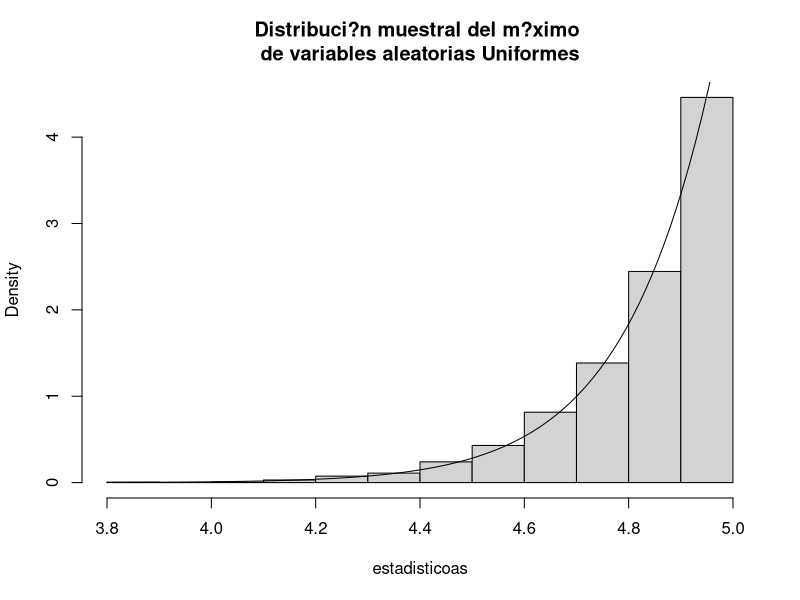
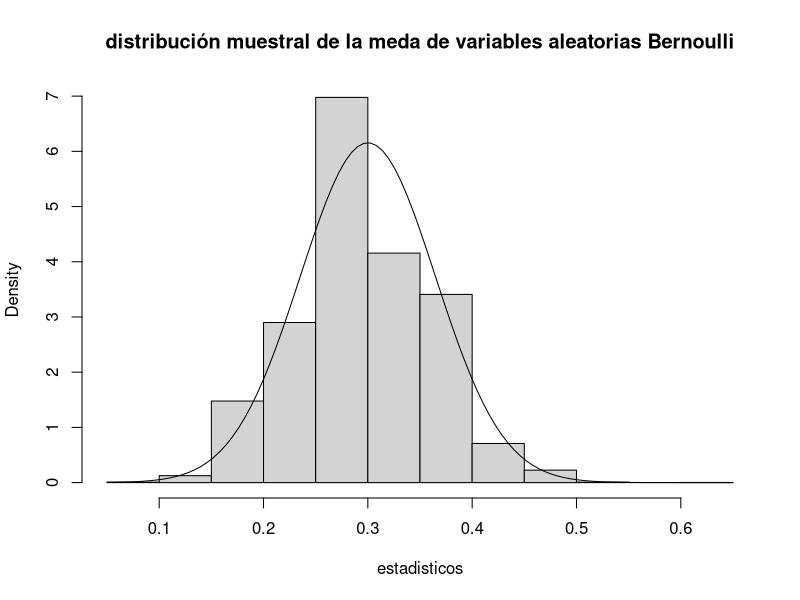
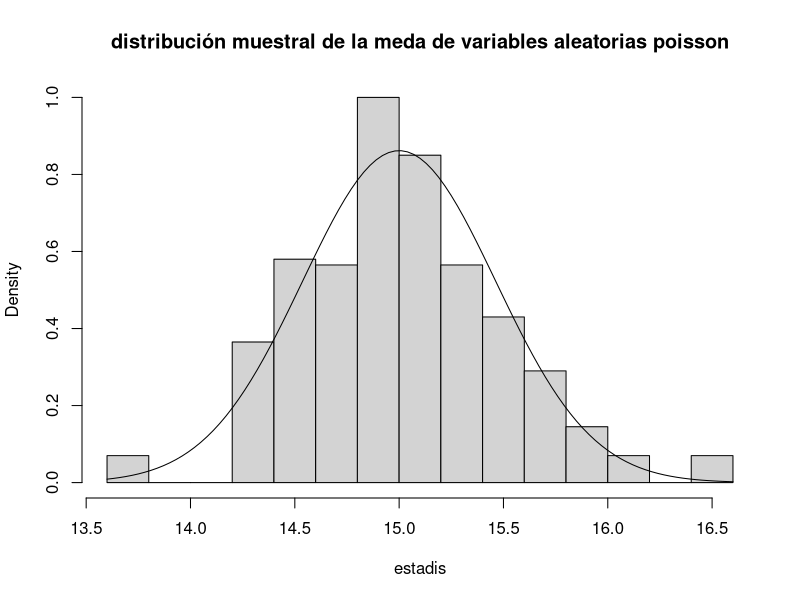

Here is the R script that generated these plots, in order:

# Laboratorio 12 ----------------------------------------------------------


n <- 30
N = 2000
b= 5
a<- 0
muestras <- matrix(runif(n*N, min = a, max = b),ncol=N, nrow =n)

estadisticoas <- apply(muestras, 2, max)

hist(estadisticoas,freq=F, main="Distribuci?n muestral del m?ximo \nde variables aleatorias Uniformes")
curve(n*x^(n-1)/(b^n),add=T)


# p de bernoulli

n <- 50
N <- 7000
p <- 0.3

muestras <- matrix(rbinom(n*N,size=1,prob = p),ncol=N,nrow=n)
estadisticos <- apply(muestras, 2 , mean)

hist(estadisticos, freq=F, main="distribución muestral de la meda de variables aleatorias Bernoulli")

curve(dnorm(x, mean=p, sd=sqrt(p*(1-p)/n)),add=T)


# lambda poisson

n<- 70
N<- 1000
lambda <- 15

muestras <- matrix(rpois(n*n, lambda = lambda),ncol=N,nrow = n)
estadis <- apply(muestras, 2, mean)

hist(estadis, freq=F, main="distribución muestral de la meda de variables aleatorias poisson")

curve(dnorm(x, mean=lambda, sd=sqrt(lambda/n)),add=T)



# Pruebas de Hipótesis ----------------------------------------------------

library(TeachingDemos)
set.seed(1113)
# test para la media con desviación estandar conocida

N <- 1000
mu<-55
sigma <- 11
X <- rnorm(n=N, mean = mu, sd=sigma)
alpha <- 0.05

summary(X)

mu0 <- 60

# H_0; mu=mu0 vs H_a: mu!=mu0

z.test(X, mu=mu0, sd=sigma, alternative = "two.sided", conf.level = 1-alpha)


# Como p-value < alpha, rechazo Ho, así la media es distinta a 60.

# H_0: mu <= mu0 vs H_a: mu>mu0

z.test(X, mu= mu0, sd=sigma, alternative = "greater", conf.level = 1-alpha)

# Como p-value > alpha, se tiene que no existe evidencia suficiente para rechazar H_0
# Concluyo que mi media es menor a 60

z.test(X, mu= mu0, sd=sigma, alternative = "less", conf.level = 1-alpha)

# Test para mu con sigma desconocido ###########3

alpha <- 0.05

summary(X)

mu0 <- 60

# H_0; mu=mu0 vs H_a: mu!=mu0

t.test(X, mu=mu0,  alternative = "two.sided", conf.level = 1-alpha)


# Como p-value < alpha, rechazo Ho, así la media es distinta a 60.

# H_0: mu <= mu0 vs H_a: mu>mu0

t.test(X, mu= mu0,alternative = "greater", conf.level = 1-alpha)

# Como p-value > alpha, se tiene que no existe evidencia suficiente para rechazar H_0
# Concluyo que mi media es menor a 60

t.test(X, mu= mu0, alternative = "less", conf.level = 1-alpha)



# Test para sigma con mu desconocido #######

sigma0=12
sd(X)
sigma.test(X, sigma=sigma0,  alternative = "two.sided", conf.level = 1-alpha)


# Como p-value < alpha, rechazo Ho, así la media es distinta a 60.

# H_0: mu <= mu0 vs H_a: mu>mu0

sigma.test(X, sigma= sigma0,alternative = "greater", conf.level = 1-alpha)

# Como p-value > alpha, se tiene que no existe evidencia suficiente para rechazar H_0
# Concluyo que mi media es menor a 12

sigma.test(X, sigma= sigma0, alternative = "less", conf.level = 1-alpha)

### En estos casos los test,  me confirman o no el valor de H0 a partir del contrario




# Test para la proporción -------------------------------------------------



#Aquí se hacen comparaciones con prop.test


set.seed(1113)
N <- 500
p <- 0.4
X <- rbinom(n=1, size=N, prob=p)
X
X/N

p0 <- 0.3

# H_0: p=p0 vs H_a: p!=p0
prop.test(x=X, n=N, p=p0, alternative = "two.sided",
          conf.level = 1-alpha, correct=FALSE)
# Como p-value > alpha no existe evidencia suficiente para rechazar H_0
# Concluyo que la proporci?n es igual a 0.3

# H_0: p<=p0 vs H_a: p>p0
prop.test(x=X, n=N, p=p0, alternative = "greater",
          conf.level = 1-alpha, correct=FALSE)
# Como p-value > alpha, no existe evidencia suficiente para rechazar H_0
# Concluyo que la proporci?n es menor a 0.3

# H_0: p>=p0 vs H_a: p<p0
prop.test(x=X, n=N, p=p0, alternative = "less",
          conf.level = 1-alpha, correct=FALSE)
# Como p-value > alpha, no existe evidencia suficiente para rechazar H_0
# Concluyo que la proporci?n es mayor a 0.3



# Bondad de Ajuste --------------------------------------------------------
